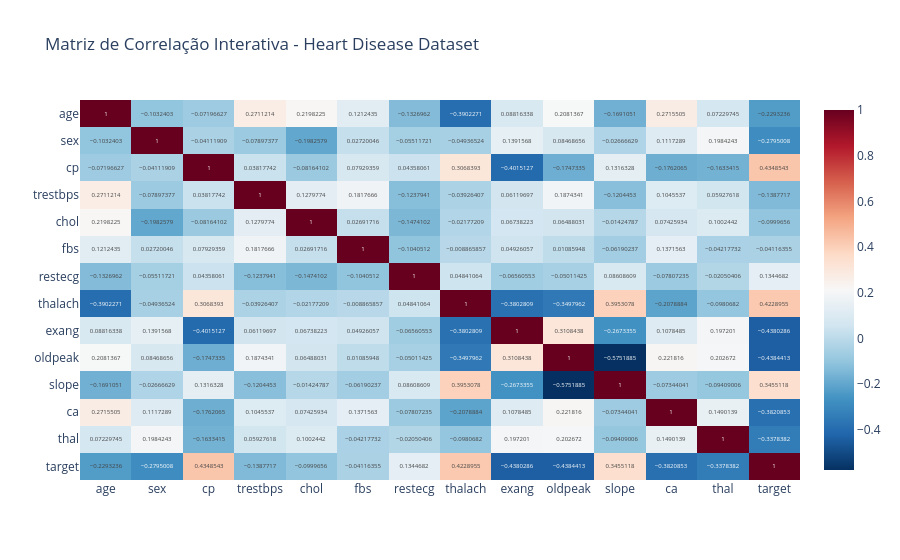

Source (notebook cell):
### Markdown cell above
### Correlação
Correlação é uma medida que indica o quanto duas variáveis estão relacionadas entre si, ou seja, se quando uma muda, a outra tende a mudar também.

### Code cell
import plotly.express as px

# Seleciona apenas colunas numéricas
heart_df_num = heart_disease_df.select_dtypes(include=['int64', 'float64'])

# Matriz de correlação
corr_matrix = heart_df_num.corr()

# Heatmap interativo
fig = px.imshow(
    corr_matrix,
    text_auto=True,
    color_continuous_scale='RdBu_r',
    aspect="auto",
    title="Matriz de Correlação Interativa - Heart Disease Dataset"
)

fig.show()

### Figure 1 — Plotly figure (JSON) as saved in the notebook; plotly's stock layout.template omitted (floating-point values rounded to 4 significant figures; data arrays with more than 128 entries replaced by an {"elided": "..."} marker saying what was removed)
{"data": [{"coloraxis": "coloraxis", "name": "0", "texttemplate": "%{z}", "x": ["age", "sex", "cp", "trestbps", "chol", "fbs", "restecg", "thalach", "exang", "oldpeak", "slope", "ca", "thal", "target"], "y": ["age", "sex", "cp", "trestbps", "chol", "fbs", "restecg", "thalach", "exang", "oldpeak", "slope", "ca", "thal", "target"], "z": {"elided": "14x14 float values"}, "type": "heatmap", "xaxis": "x", "yaxis": "y", "hovertemplate": "x: %{x}<br>y: %{y}<br>color: %{z}<extra></extra>"}], "layout": {"xaxis": {"anchor": "y", "domain": [0.0, 1.0]}, "yaxis": {"anchor": "x", "domain": [0.0, 1.0], "autorange": "reversed"}, "coloraxis": {"colorscale": [[0.0, "rgb(5,48,97)"], [0.1, "rgb(33,102,172)"], [0.2, "rgb(67,147,195)"], [0.3, "rgb(146,197,222)"], [0.4, "rgb(209,229,240)"], [0.5, "rgb(247,247,247)"], [0.6, "rgb(253,219,199)"], [0.7, "rgb(244,165,130)"], [0.8, "rgb(214,96,77)"], [0.9, "rgb(178,24,43)"], [1.0, "rgb(103,0,31)"]]}, "title": {"text": "Matriz de Correlação Interativa - Heart Disease Dataset"}}}
